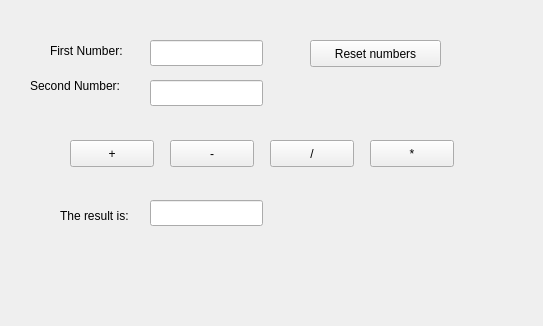
<?xml version="1.0" encoding="UTF-8"?>
<ui version="4.0">
 <class>MainWindow</class>
 <widget class="QMainWindow" name="MainWindow">
  <property name="geometry">
   <rect>
    <x>0</x>
    <y>0</y>
    <width>543</width>
    <height>326</height>
   </rect>
  </property>
  <property name="windowTitle">
   <string>MainWindow</string>
  </property>
  <widget class="QWidget" name="centralwidget">
   <widget class="QLabel" name="txtfirstNumber">
    <property name="geometry">
     <rect>
      <x>50</x>
      <y>40</y>
      <width>91</width>
      <height>21</height>
     </rect>
    </property>
    <property name="text">
     <string>First Number:</string>
    </property>
   </widget>
   <widget class="QLabel" name="txtSecondNumber">
    <property name="geometry">
     <rect>
      <x>30</x>
      <y>70</y>
      <width>111</width>
      <height>31</height>
     </rect>
    </property>
    <property name="text">
     <string>Second Number:</string>
    </property>
   </widget>
   <widget class="QLineEdit" name="lineFirst">
    <property name="geometry">
     <rect>
      <x>150</x>
      <y>40</y>
      <width>113</width>
      <height>26</height>
     </rect>
    </property>
   </widget>
   <widget class="QLineEdit" name="lineSecond">
    <property name="geometry">
     <rect>
      <x>150</x>
      <y>80</y>
      <width>113</width>
      <height>26</height>
     </rect>
    </property>
   </widget>
   <widget class="QPushButton" name="btnPlus">
    <property name="geometry">
     <rect>
      <x>70</x>
      <y>140</y>
      <width>84</width>
      <height>27</height>
     </rect>
    </property>
    <property name="text">
     <string>+</string>
    </property>
   </widget>
   <widget class="QPushButton" name="btnMinus">
    <property name="geometry">
     <rect>
      <x>170</x>
      <y>140</y>
      <width>84</width>
      <height>27</height>
     </rect>
    </property>
    <property name="text">
     <string>-</string>
    </property>
   </widget>
   <widget class="QPushButton" name="btnDivid">
    <property name="geometry">
     <rect>
      <x>270</x>
      <y>140</y>
      <width>84</width>
      <height>27</height>
     </rect>
    </property>
    <property name="text">
     <string>/</string>
    </property>
   </widget>
   <widget class="QPushButton" name="btnTimes">
    <property name="geometry">
     <rect>
      <x>370</x>
      <y>140</y>
      <width>84</width>
      <height>27</height>
     </rect>
    </property>
    <property name="text">
     <string>*</string>
    </property>
   </widget>
   <widget class="QLabel" name="txtResult">
    <property name="geometry">
     <rect>
      <x>60</x>
      <y>200</y>
      <width>91</width>
      <height>31</height>
     </rect>
    </property>
    <property name="text">
     <string>The result is:</string>
    </property>
   </widget>
   <widget class="QLineEdit" name="lineResult">
    <property name="geometry">
     <rect>
      <x>150</x>
      <y>200</y>
      <width>113</width>
      <height>26</height>
     </rect>
    </property>
    <property name="readOnly">
     <bool>true</bool>
    </property>
   </widget>
   <widget class="QPushButton" name="pushButton">
    <property name="geometry">
     <rect>
      <x>310</x>
      <y>40</y>
      <width>131</width>
      <height>27</height>
     </rect>
    </property>
    <property name="text">
     <string>Reset numbers</string>
    </property>
   </widget>
  </widget>
 </widget>
 <resources/>
 <connections/>
</ui>
